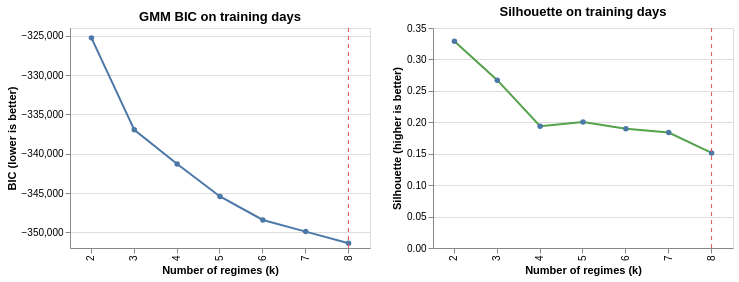

Here is the notebook cell this chart was saved with:
### Code cell
selection_plot = selection_chart(selection, K)
selection_plot

### Figure 1 — Vega specification as saved in the notebook (floating-point values rounded to 4 significant figures)
{"$schema": "https://vega.github.io/schema/vega/v5.json", "data": [{"name": "source_0", "values": [{"bic": -325300.0, "k": 2}, {"bic": -337000.0, "k": 3}, {"bic": -341300.0, "k": 4}, {"bic": -345400.0, "k": 5}, {"bic": -348400.0, "k": 6}, {"bic": -349900.0, "k": 7}, {"bic": -351400.0, "k": 8}]}, {"name": "source_1", "values": [{"k": 8}]}, {"name": "source_2", "values": [{"k": 2, "silhouette": 0.3291}, {"k": 3, "silhouette": 0.267}, {"k": 4, "silhouette": 0.1939}, {"k": 5, "silhouette": 0.2005}, {"k": 6, "silhouette": 0.1897}, {"k": 7, "silhouette": 0.1836}, {"k": 8, "silhouette": 0.1512}]}, {"name": "source_3", "values": [{"k": 8}]}, {"name": "data_0", "values": [{"bic": -325300.0, "k": 2}, {"bic": -337000.0, "k": 3}, {"bic": -341300.0, "k": 4}, {"bic": -345400.0, "k": 5}, {"bic": -348400.0, "k": 6}, {"bic": -349900.0, "k": 7}, {"bic": -351400.0, "k": 8}]}, {"name": "data_1", "values": [{"k": 2, "silhouette": 0.3291}, {"k": 3, "silhouette": 0.267}, {"k": 4, "silhouette": 0.1939}, {"k": 5, "silhouette": 0.2005}, {"k": 6, "silhouette": 0.1897}, {"k": 7, "silhouette": 0.1836}, {"k": 8, "silhouette": 0.1512}]}, {"name": "source_0_concat_0_x_domain_k_0", "values": [{"k": 2}, {"k": 3}, {"k": 4}, {"k": 5}, {"k": 6}, {"k": 7}, {"k": 8}]}, {"name": "data_0_concat_0_x_domain_k_1", "values": [{"k": 2}, {"k": 3}, {"k": 4}, {"k": 5}, {"k": 6}, {"k": 7}, {"k": 8}]}, {"name": "source_1_concat_0_x_domain_k_2", "values": [{"k": 8}]}, {"name": "source_2_concat_1_x_domain_k_0", "values": [{"k": 2}, {"k": 3}, {"k": 4}, {"k": 5}, {"k": 6}, {"k": 7}, {"k": 8}]}, {"name": "data_1_concat_1_x_domain_k_1", "values": [{"k": 2}, {"k": 3}, {"k": 4}, {"k": 5}, {"k": 6}, {"k": 7}, {"k": 8}]}, {"name": "source_3_concat_1_x_domain_k_2", "values": [{"k": 8}]}], "signals": [{"name": "childWidth", "value": 300}], "marks": [{"type": "group", "name": "concat_0_group", "encode": {"update": {"width": {"signal": "childWidth"}, "height": {"signal": "height"}}}, "marks": [{"type": "line", "name": "concat_0_layer_0_layer_0_marks", "from": {"data": "source_0"}, "sort": {"field": "x"}, "encode": {"update": {"stroke": {"value": "#4c78a8"}, "x": {"field": "k", "scale": "concat_0_x", "band": 0.5}, "y": {"field": "bic", "scale": "concat_0_y"}, "defined": {"signal": "isValid(datum[\"bic\"]) && isFinite(+datum[\"bic\"])"}}}, "style": ["line"]}, {"type": "symbol", "name": "concat_0_layer_0_layer_1_marks", "from": {"data": "data_0"}, "encode": {"update": {"opacity": {"value": 1}, "fill": {"value": "#4c78a8"}, "x": {"field": "k", "scale": "concat_0_x", "band": 0.5}, "y": {"field": "bic", "scale": "concat_0_y"}}}, "style": ["point"]}, {"type": "rule", "name": "concat_0_layer_1_marks", "from": {"data": "source_1"}, "encode": {"update": {"y": {"value": 0}, "y2": {"field": {"signal": null, "datum": null, "group": "height", "parent": null}}, "x": {"field": "k", "scale": "concat_0_x", "band": 0.5}, "strokeDash": {"value": [4, 4]}, "stroke": {"value": "#e45756"}}}, "style": ["rule"]}], "axes": [{"scale": "concat_0_y", "ticks": false, "grid": true, "tickCount": {"signal": "ceil(height/40)"}, "minExtent": 0, "labels": false, "gridScale": "concat_0_x", "maxExtent": 0, "zindex": 0, "orient": "left", "aria": false, "domain": false}, {"scale": "concat_0_x", "zindex": 0, "labelAlign": "right", "labelAngle": 270, "orient": "bottom", "labelBaseline": "middle", "title": "Number of regimes (k)", "grid": false}, {"scale": "concat_0_y", "grid": false, "title": "BIC (lower is better)", "labelOverlap": true, "orient": "left", "tickCount": {"signal": "ceil(height/40)"}, "zindex": 0}], "title": {"text": "GMM BIC on training days", "frame": "group"}, "style": "cell"}, {"type": "group", "name": "concat_1_group", "encode": {"update": {"width": {"signal": "childWidth"}, "height": {"signal": "height"}}}, "marks": [{"type": "line", "name": "concat_1_layer_0_layer_0_marks", "from": {"data": "source_2"}, "sort": {"field": "x"}, "encode": {"update": {"x": {"field": "k", "scale": "concat_1_x", "band": 0.5}, "defined": {"signal": "isValid(datum[\"silhouette\"]) && isFinite(+datum[\"silhouette\"])"}, "y": {"field": "silhouette", "scale": "concat_1_y"}, "stroke": {"value": "#54a24b"}}}, "style": ["line"]}, {"type": "symbol", "name": "concat_1_layer_0_layer_1_marks", "from": {"data": "data_1"}, "encode": {"update": {"y": {"field": "silhouette", "scale": "concat_1_y"}, "fill": {"value": "#4c78a8"}, "opacity": {"value": 1}, "x": {"field": "k", "scale": "concat_1_x", "band": 0.5}}}, "style": ["point"]}, {"type": "rule", "name": "concat_1_layer_1_marks", "from": {"data": "source_3"}, "encode": {"update": {"x": {"field": "k", "scale": "concat_1_x", "band": 0.5}, "y2": {"field": {"signal": null, "datum": null, "group": "height", "parent": null}}, "y": {"value": 0}, "strokeDash": {"value": [4, 4]}, "stroke": {"value": "#e45756"}}}, "style": ["rule"]}], "axes": [{"scale": "concat_1_y", "aria": false, "tickCount": {"signal": "ceil(height/40)"}, "minExtent": 0, "labels": false, "gridScale": "concat_1_x", "zindex": 0, "grid": true, "domain": false, "maxExtent": 0, "orient": "left", "ticks": false}, {"scale": "concat_1_x", "labelAlign": "right", "title": "Number of regimes (k)", "labelAngle": 270, "grid": false, "orient": "bottom", "labelBaseline": "middle", "zindex": 0}, {"scale": "concat_1_y", "title": "Silhouette (higher is better)", "tickCount": {"signal": "ceil(height/40)"}, "grid": false, "labelOverlap": true, "orient": "left", "zindex": 0}], "title": {"text": "Silhouette on training days", "frame": "group"}, "style": "cell"}], "scales": [{"name": "concat_0_x", "type": "band", "domain": {"fields": [{"data": "source_0_concat_0_x_domain_k_0", "field": "k"}, {"data": "data_0_concat_0_x_domain_k_1", "field": "k"}, {"data": "source_1_concat_0_x_domain_k_2", "field": "k"}], "sort": true}, "range": [0, {"signal": "childWidth"}], "paddingInner": 0, "paddingOuter": 0}, {"name": "concat_0_y", "type": "linear", "domain": {"fields": [{"data": "source_0", "field": "bic"}, {"data": "data_0", "field": "bic"}]}, "range": [{"signal": "height"}, 0], "nice": true, "zero": false}, {"name": "concat_1_x", "type": "band", "domain": {"fields": [{"data": "source_2_concat_1_x_domain_k_0", "field": "k"}, {"data": "data_1_concat_1_x_domain_k_1", "field": "k"}, {"data": "source_3_concat_1_x_domain_k_2", "field": "k"}], "sort": true}, "range": [0, {"signal": "childWidth"}], "paddingOuter": 0, "paddingInner": 0}, {"name": "concat_1_y", "type": "linear", "domain": {"fields": [{"data": "source_2", "field": "silhouette"}, {"data": "data_1", "field": "silhouette"}]}, "range": [{"signal": "height"}, 0], "nice": true, "zero": true}], "height": 220, "layout": {"padding": 20, "bounds": "full", "align": "each"}, "background": "white", "padding": 5}
